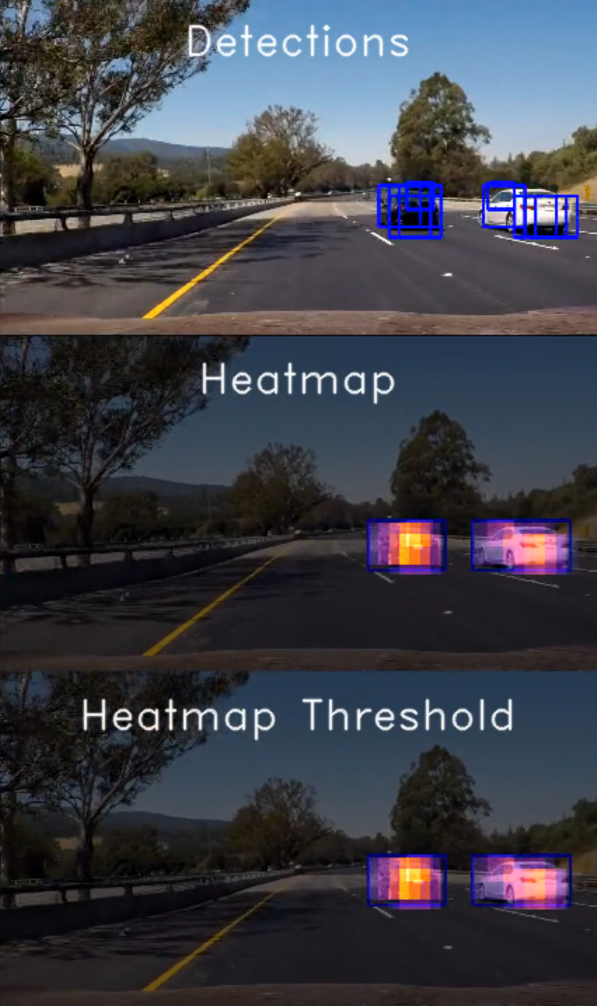
#> input picture readme_imgs/Pipeline.png, 1194 x 2012 px, given as the content of the folder ./test_images, which was not available (shown at 1/2 size)
$ jupyter execute --allow-errors Vehicle_Detection.ipynb   (shell and % lines are left out)   (older library calls are emulated)   (text cells are left out)
#> lines starting #> are read from the running program, lines starting #| are printed output that depends on the picture; pictures that were not available may be replaced by others from this repository, and a replacement may not be noted
[cell 1]
import os
import math
import glob
import cv2
from collections import deque
import numpy as np
import matplotlib.pyplot as plt
import matplotlib.image as mpimg
from matplotlib import cm
from moviepy.editor import VideoFileClip
import time
from sklearn.svm import LinearSVC
from sklearn.preprocessing import StandardScaler
from sklearn.cross_validation import train_test_split
from skimage.feature import hog
from scipy.ndimage.measurements import label
import pickle

[cell 2]
# Test and Calibration images
test_images = np.array([plt.imread(i) for i in glob.glob('./test_images/*.jpg')])
cali_images = np.array([plt.imread(i) for i in glob.glob('./camera_cal/*.jpg')])
img_size= [1280,720]

# Dataset of non-car and car images

non_car_imgs=[]
car_imgs=[]
pic_extenstion=".png"
car_imgs_dir='./dataset/vehicles/'
non_car_imgs_dir='./dataset/non-vehicles/'

# Small Test Set
# pic_extenstion=".jpeg"
# car_imgs_dir='./dataset/vehicles_smallset/'
# non_car_imgs_dir='./dataset/non-vehicles_smallset/'

# Traverse entire subdirectories for png image
# Load and store img directory locations,instead of actual images
# Only load the images when processing to save memory , extract_features function

for root, dirs, files in os.walk(non_car_imgs_dir):
    for file in files:
        if file.endswith(pic_extenstion):
            non_car_imgs.append(os.path.join(root, file))

for root, dirs, files in os.walk(car_imgs_dir):
    for file in files:
        if file.endswith(pic_extenstion):
            car_imgs.append(os.path.join(root, file))

# Image Stats
print("Number of non-car images: ",len(non_car_imgs))
print("Number of car images: ",len(car_imgs),)
print ("-")
print ("Image Location: ",car_imgs[0])
image = mpimg.imread(car_imgs[0])
#> image is the input picture: shape (2012, 1194, 4) float32; mean R, G, B, A 0.238, 0.245, 0.278, 1
print ("Image Shape: ",image.shape)
#| Image Shape:  (2012, 1194, 4)
plt.imshow(image)
plt.axis("off")
plt.show()

[cell 3]
# Car imgs
fig, axs = plt.subplots(4,8, figsize=(16, 8))
fig.subplots_adjust(hspace = 0, wspace=.1)
axs = axs.ravel()

for i in np.arange(32):
    img = cv2.imread(car_imgs[np.random.randint(0,len(car_imgs))])
    img = cv2.cvtColor(img,cv2.COLOR_BGR2RGB)
    axs[i].axis('off')
    axs[i].imshow(img)

[cell 4]
# Non-Car imgs
fig, axs = plt.subplots(4,8, figsize=(16, 8))
fig.subplots_adjust(hspace = 0, wspace=.1)
axs = axs.ravel()

for i in np.arange(32):
    img = cv2.imread(non_car_imgs[np.random.randint(0,len(non_car_imgs))])
    img = cv2.cvtColor(img,cv2.COLOR_BGR2RGB)
    axs[i].axis('off')
    axs[i].imshow(img)

[cell 5]
# Compute binned color features by scaling images down
def bin_spatial(img, size=(32, 32)):
    # Use cv2.resize().ravel() to create the feature vector
    features = cv2.resize(img, size).ravel()
    # Return the feature vector
    return features

# Compute color histogram features
def color_hist(img, nbins=32, bins_range=(0, 256)):
    # Compute the histogram of the color channels separately
    channel1_hist = np.histogram(img[:,:,0], bins=nbins, range=bins_range)
    channel2_hist = np.histogram(img[:,:,1], bins=nbins, range=bins_range)
    channel3_hist = np.histogram(img[:,:,2], bins=nbins, range=bins_range)
    # Concatenate the histograms into a single feature vector
    hist_features = np.concatenate((channel1_hist[0], channel2_hist[0], channel3_hist[0]))
    # Return the individual histograms, bin_centers and feature vector
    return hist_features


# Return HOG features and visualization
def get_hog_features(img, orient, pix_per_cell, cell_per_block,
                        vis=False, feature_vec=True):
    # Call with two outputs if vis==True
    if vis == True:
        features, hog_image = hog(img, orientations=orient, pixels_per_cell=(pix_per_cell, pix_per_cell),
                                  cells_per_block=(cell_per_block, cell_per_block), transform_sqrt=True,
                                  visualise=vis, feature_vector=feature_vec)
        return features, hog_image
    # Otherwise call with one output
    else:
        features = hog(img, orientations=orient, pixels_per_cell=(pix_per_cell, pix_per_cell),
                       cells_per_block=(cell_per_block, cell_per_block), transform_sqrt=True,
                       visualise=vis, feature_vector=feature_vec)
        return features

# Extract feature wrapper that extracts and combines all features
def extract_features(imgs, cspace='RGB', orient=9,
                        pix_per_cell=8, cell_per_block=2, hog_channel=0, spatial_size=(32, 32),
                        hist_bins=32, hist_range=(0, 256)):
    # Create a list to append feature vectors to
    features = []
    # Iterate through the list of images
    for file in imgs:
        # Read in each one by one
        image = mpimg.imread(file)
        # apply color conversion if other than 'RGB'

        if cspace != 'RGB':
            if cspace == 'HSV':
                feature_image = cv2.cvtColor(image, cv2.COLOR_RGB2HSV)
            elif cspace == 'LUV':
                feature_image = cv2.cvtColor(image, cv2.COLOR_RGB2LUV)
            elif cspace == 'HLS':
                feature_image = cv2.cvtColor(image, cv2.COLOR_RGB2HLS)
            elif cspace == 'YUV':
                feature_image = cv2.cvtColor(image, cv2.COLOR_RGB2YUV)
            elif cspace == 'YCrCb':
                feature_image = cv2.cvtColor(image, cv2.COLOR_RGB2YCrCb)
        else: feature_image = np.copy(image)

        # Call get_hog_features() with vis=False, feature_vec=True
        if hog_channel == 'ALL':
            hog_features = []
            for channel in range(feature_image.shape[2]):
                hog_features.append(get_hog_features(feature_image[:,:,channel],
                                    orient, pix_per_cell, cell_per_block,
                                    vis=False, feature_vec=True))
            hog_features = np.ravel(hog_features)
        else:
            hog_features = get_hog_features(feature_image[:,:,hog_channel], orient,
                        pix_per_cell, cell_per_block, vis=False, feature_vec=True)

        # Apply bin_spatial() to get spatial color features
        spatial_features = bin_spatial(feature_image, size=spatial_size)
        # Apply color_hist() also with a color space option now
        hist_features = color_hist(feature_image, nbins=hist_bins, bins_range=hist_range)
        # Append the new feature vector to the features list
        features.append(np.concatenate((spatial_features, hist_features,hog_features)))

    # Return list of feature vectors
    return features

#> (a cell that did not finish here is left out)

[cell 7]
def viz_colorspace(img):
    imgRGB_R = img[:,:,0]
    imgRGB_G = img[:,:,1]
    imgRGB_B = img[:,:,2]
    img_HSV = cv2.cvtColor(img, cv2.COLOR_RGB2YUV)
#> img_HSV: shape (2012, 1194, 3) float32; mean of channels 0, 1, 2 0.246, 0.516, 0.489
    imgHSV_H = img_HSV[:,:,0]
    imgHSV_S = img_HSV[:,:,1]
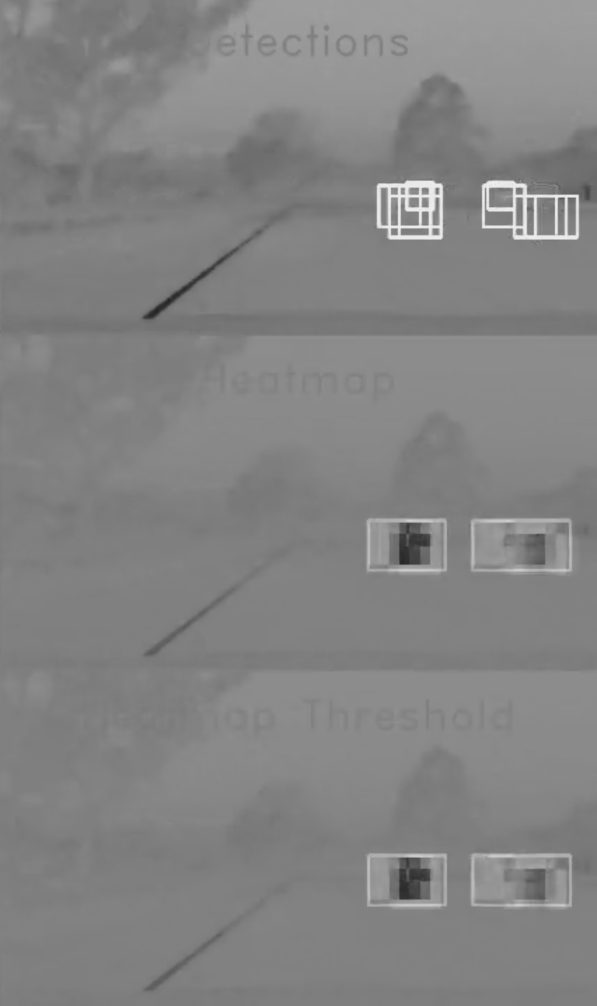
#> imgHSV_S: shape (2012, 1194) float32 (shown at 1/2 size); min 0.128, max 0.936, mean 0.516
    imgHSV_V = img_HSV[:,:,2]
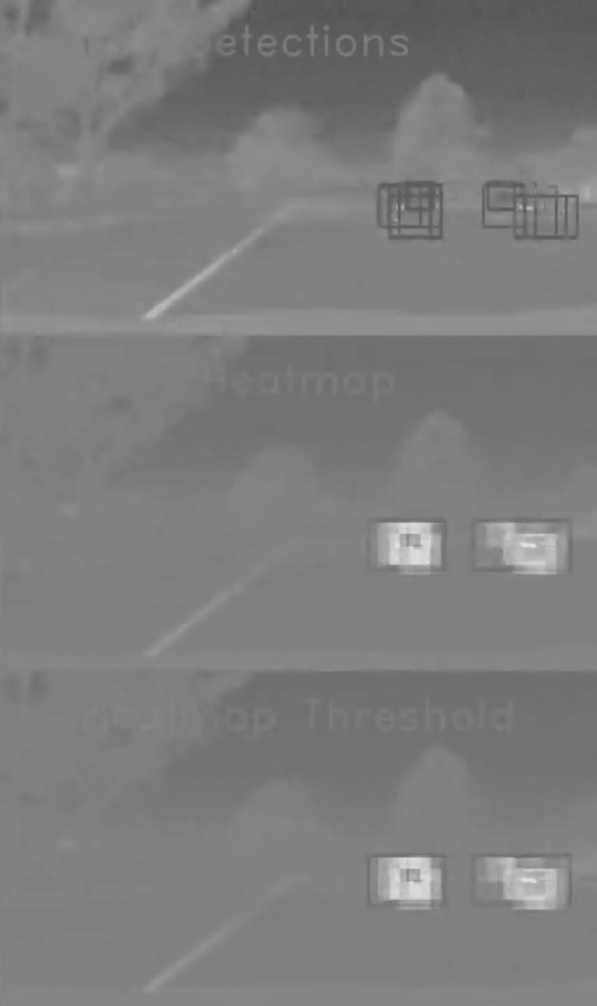
#> imgHSV_V: shape (2012, 1194) float32 (shown at 1/2 size); min 0.327, max 0.914, mean 0.492
    img_HLS= cv2.cvtColor(img, cv2.COLOR_RGB2HLS)
#> img_HLS: shape (2012, 1194, 3) float32; mean of channels 0, 1, 2 178.3, 0.3, 0.2
    imgHLS_H = img_HLS[:,:,0]
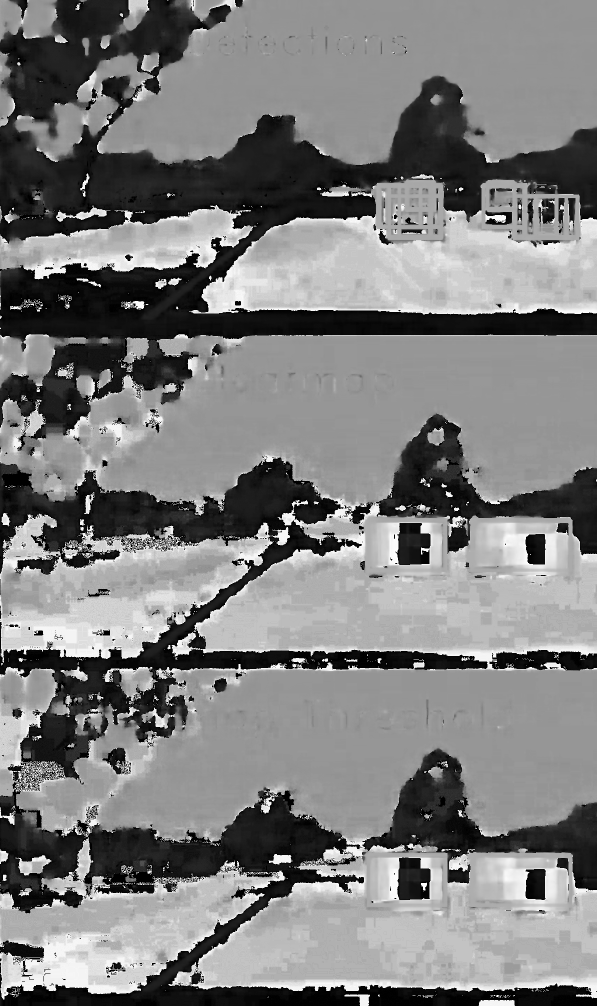
#> imgHLS_H: shape (2012, 1194) float32 (shown at 1/2 size); min 0, max 359.6, mean 177; drawn with min black and max white
    imgHLS_L = img_HLS[:,:,1]
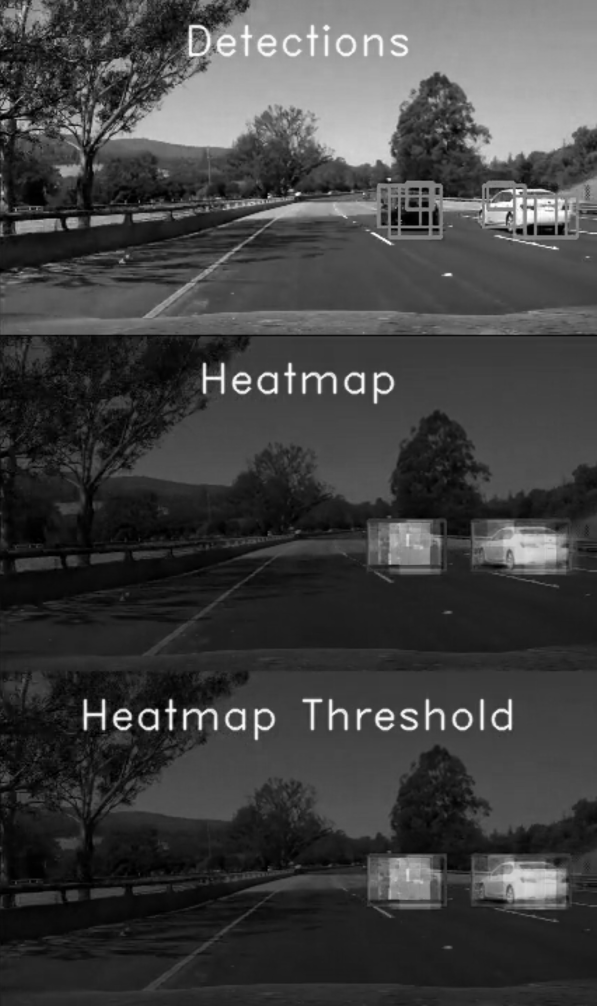
#> imgHLS_L: shape (2012, 1194) float32 (shown at 1/2 size); min 0, max 1, mean 0.254
    imgHLS_S = img_HLS[:,:,2]
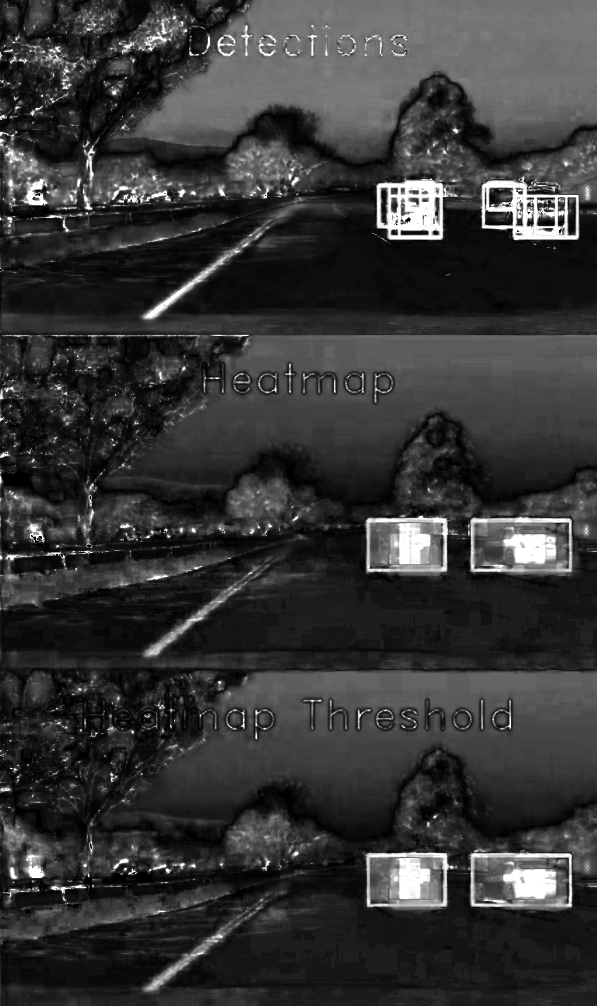
#> imgHLS_S: shape (2012, 1194) float32 (shown at 1/2 size); min 0, max 1, mean 0.212
    img_LAB = cv2.cvtColor(img, cv2.COLOR_RGB2HSV)
#> img_LAB: shape (2012, 1194, 3) float32; mean H, S, V 178.2, 0.3, 0.3
    imgLAB_L = img_LAB[:,:,0]
    imgLAB_A = img_LAB[:,:,1]
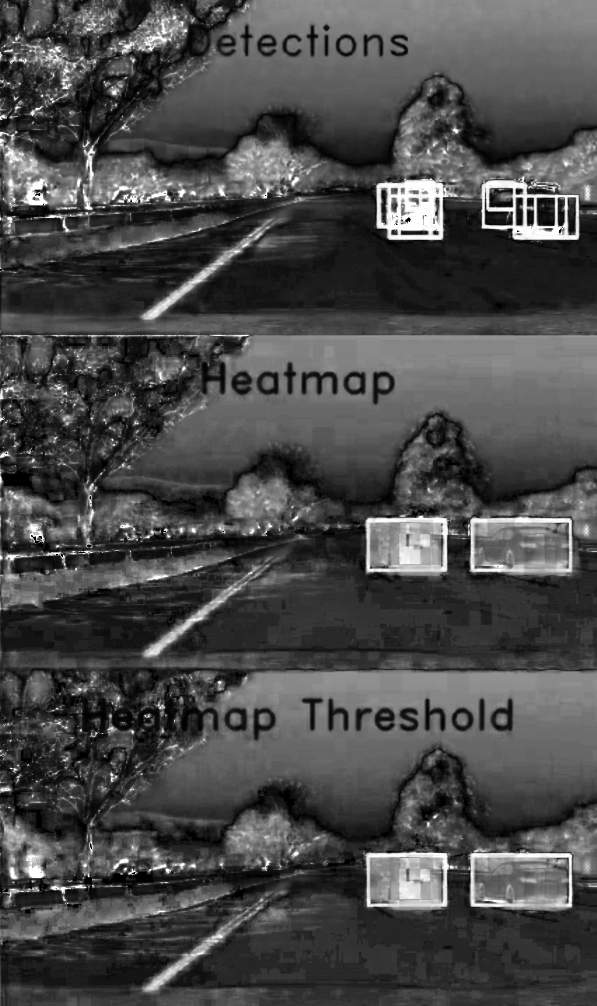
#> imgLAB_A: shape (2012, 1194) float32 (shown at 1/2 size); min 0, max 1, mean 0.289
    imgLAB_B = img_LAB[:,:,2]
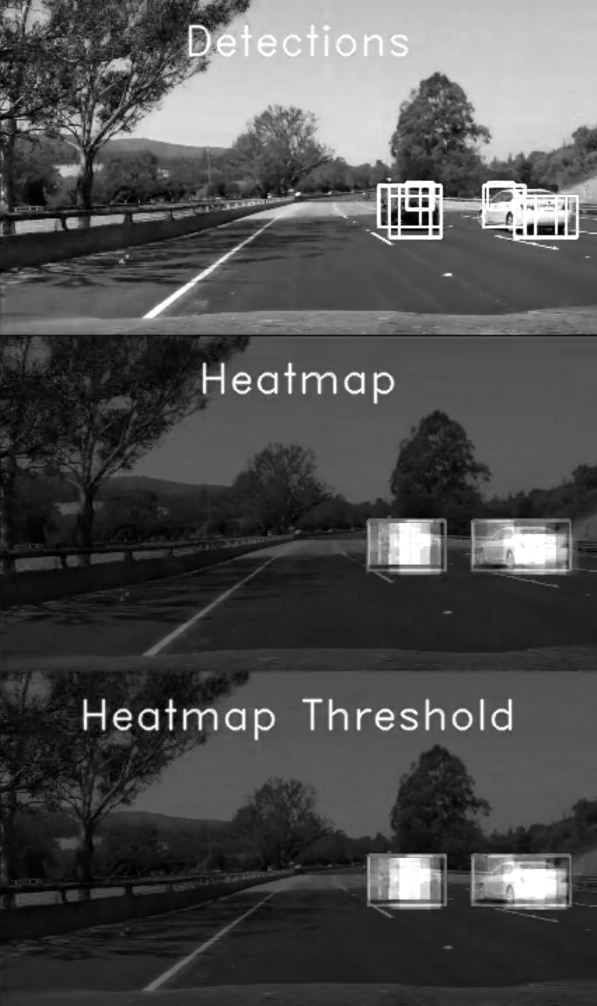
#> imgLAB_B: shape (2012, 1194) float32 (shown at 1/2 size); min 0, max 1, mean 0.303
    fig, axs = plt.subplots(4,3, figsize=(16, 17))
    fig.subplots_adjust(hspace = .2, wspace=.001)
    axs = axs.ravel()
    axs[0].imshow(imgRGB_R, cmap='gray')
    axs[0].set_title('RGB R-channel', fontsize=20)
    axs[1].imshow(imgRGB_G, cmap='gray')
    axs[1].set_title('RGB G-Channel', fontsize=20)
    axs[2].imshow(imgRGB_B, cmap='gray')
    axs[2].set_title('RGB B-channel', fontsize=20)
    axs[3].imshow(imgHSV_H, cmap='gray')
    axs[3].set_title('HSV H-Channel', fontsize=20)
    axs[4].imshow(imgHSV_S, cmap='gray')
    axs[4].set_title('HSV S-channel', fontsize=20)
    axs[5].imshow(imgHSV_V, cmap='gray')
    axs[5].set_title('HSV V-Channel', fontsize=20)
    axs[6].imshow(imgHLS_H, cmap='gray')
    axs[6].set_title('HSL H-channel', fontsize=20)
    axs[7].imshow(imgHLS_L, cmap='gray')
    axs[7].set_title('HSL L-Channel', fontsize=20)
    axs[8].imshow(imgHLS_S, cmap='gray')
    axs[8].set_title('HSL S-Channel', fontsize=20)
    axs[9].imshow(imgLAB_L, cmap='gray')
    axs[9].set_title('LAB L-channel', fontsize=20)
    axs[10].imshow(imgLAB_A, cmap='gray')
    axs[10].set_title('LAB A-Channel', fontsize=20)
    axs[11].imshow(imgLAB_B, cmap='gray')
    axs[11].set_title('LAB B-Channel', fontsize=20)
    plt.show()

image = mpimg.imread(car_imgs[0])
viz_colorspace(image)
print('...')

[cell 8]
###========================================###
### Hyperparameters for feature extraction ###
###========================================###

#### Set 1
spatial = 32
histbin = 32
colorspace = 'YCrCb' # Can be RGB, HSV, LUV, HLS, YUV, YCrCb #YCrCb best
orient = 9
pix_per_cell = 8
cell_per_block = 2
hog_channel = "ALL" # Can be 0, 1, 2, or "ALL" #ALL,0 best


# [10 lines of commented-out code are left out]


car_features = extract_features(car_imgs, cspace=colorspace, orient=orient,
                        pix_per_cell=pix_per_cell, cell_per_block=cell_per_block,
                        hog_channel=hog_channel, spatial_size=(spatial, spatial),
                        hist_bins=histbin, hist_range=(0, 256))
#> in extract_features, `feature_image = cv2.cvtColor(image, cv2.COLOR_RGB2YCrCb)`: feature_image: shape (2012, 1194, 3) float32; mean of channels 0, 1, 2 0.246, 0.492, 0.519
#> after the loop in extract_features, `for channel in range(feature_image.shape[2]):`: hog_features = 3 items
#> in bin_spatial, `features = cv2.resize(img, size).ravel()`: features = 3072 values, max 0.983 at index 147, min 0.0122 at index 2604, mean 0.42
#> in extract_features, `spatial_features = bin_spatial(feature_image, size=spatial_size)`: spatial_features has the same summary as features in bin_spatial
#> in color_hist, `hist_features = np.concatenate((channel1_hist[0], channel2_hist[0], ch..`: hist_features = 96 values, max 2402328 at index 0, min 0 at index 1, mean 75072.8
#> car_features = 1 item
notcar_features = extract_features(non_car_imgs,cspace=colorspace,orient=orient,
                        pix_per_cell=pix_per_cell, cell_per_block=cell_per_block,
                        hog_channel=hog_channel, spatial_size=(spatial, spatial),
                        hist_bins=histbin, hist_range=(0, 256))
#> notcar_features = 1 item

[cell 9]
# Preserve State to compare parameter tuning
rand_state = np.random.randint(0, 100)

[cell 10]
# Create an array stack of feature vectors
X = np.vstack((car_features, notcar_features)).astype(np.float64)
# Fit a per-column scaler
X_scaler = StandardScaler().fit(X)
# Apply the scaler to X
scaled_X = X_scaler.transform(X)

# Define the labels vector
y = np.hstack((np.ones(len(car_features)), np.zeros(len(notcar_features))))
#> y = [1, 0]


# Split up data into randomized training and test sets
X_train, X_test, y_train, y_test = train_test_split(
    scaled_X, y, test_size=0.2, random_state=rand_state)
#> y_train = [1]; y_test = [0]

print('Using spatial binning of:',spatial,'and', histbin,'histogram bins')
print('Feature vector length:', len(X_train[0]))
#| Feature vector length: 3999168
